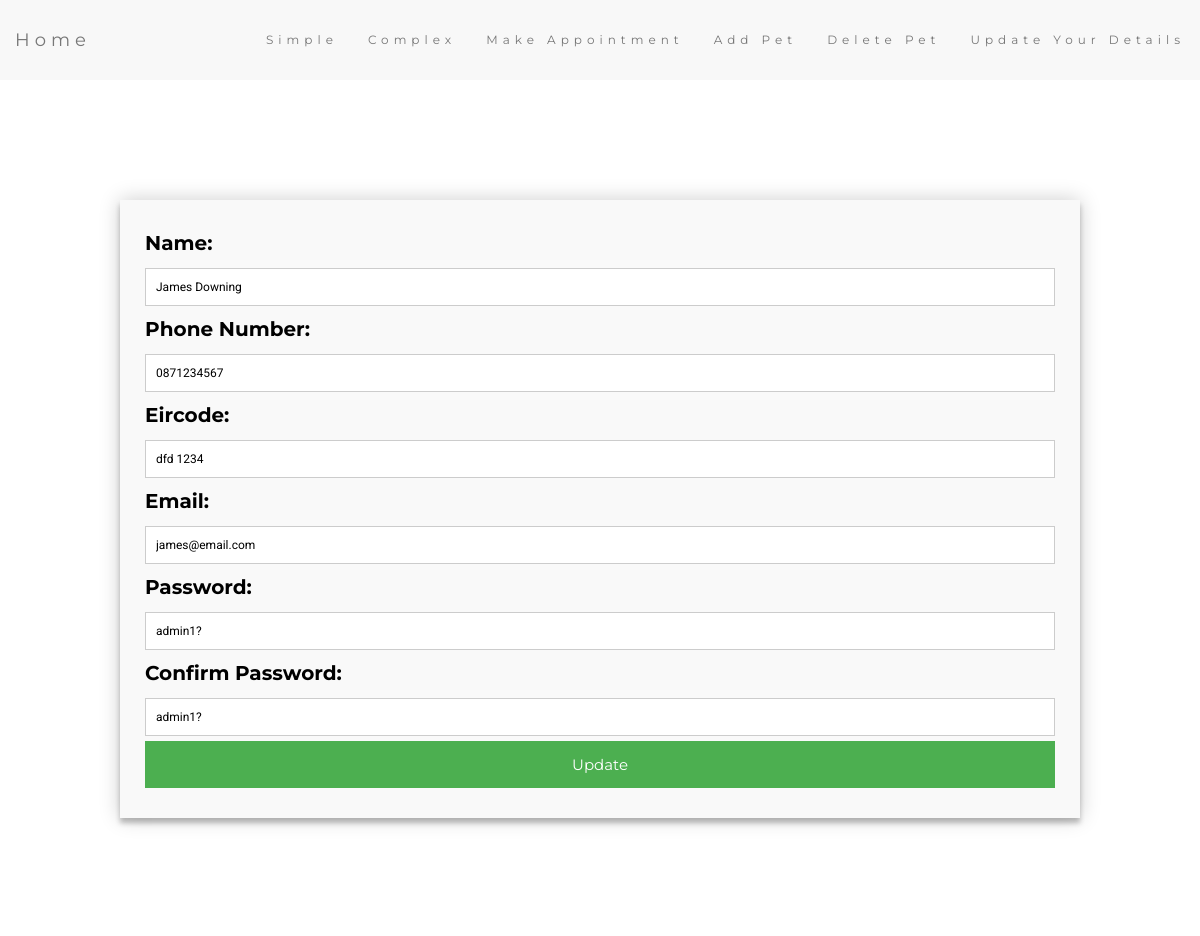
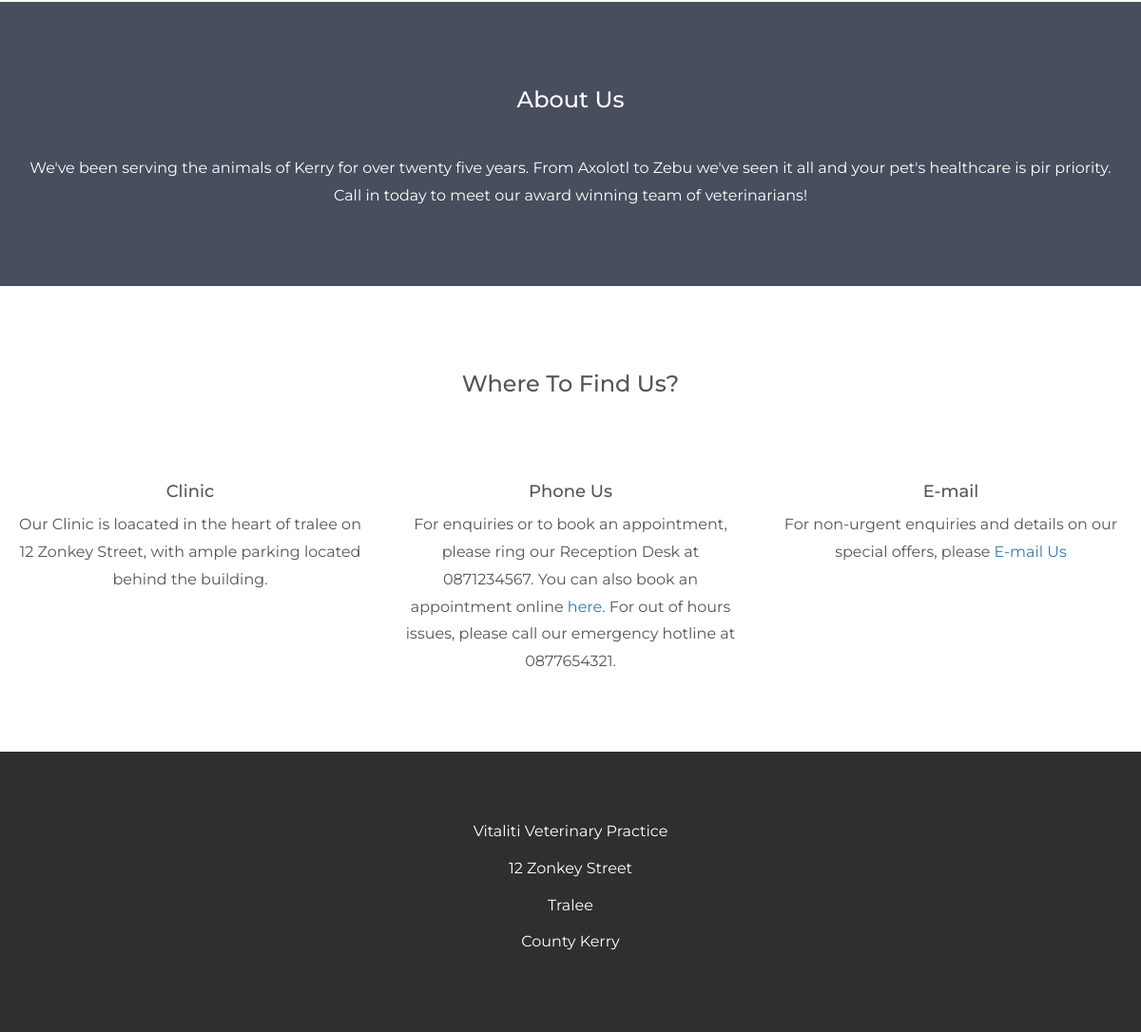
The app's page /PHP/updateform.php (signed in) with its own data (2 pictures, top to bottom).
### tables this page shows
CREATE TABLE `owners` (
  `OwnerID` int(11) NOT NULL AUTO_INCREMENT,
  `Name` char(30) NOT NULL,
  `phone` char(10) NOT NULL,
  `eircode` char(8) NOT NULL,
  `email` char(30) NOT NULL,
  `username` char(15) NOT NULL,
  `password` char(15) NOT NULL,
  PRIMARY KEY (`OwnerID`)
);

### PHP/updateform.php (the view, shortened to what this page needs)
<!DOCTYPE html>
<html lang='en'>
  <head>
      <link rel="stylesheet" type="text/css" href="Homepage.css">
      <?php
      try {
        $pdo = new PDO('mysql:host=localhost;dbname=veterinary; charset=utf8', 'root', '');
        $pdo->setAttribute(PDO::ATTR_ERRMODE, PDO::ERRMODE_EXCEPTION);
        $id = (int)$_SESSION["OwnerID"];
        $sql="SELECT count(*) FROM owners WHERE OwnerID= :id";
        $result = $pdo->prepare($sql);
        $result->bindValue(':id', $id);
        $result->execute();
        if($result->fetchColumn() > 0)
        {
            $sql = "SELECT * FROM owners where OwnerID = :id";
            $result = $pdo->prepare($sql);
            $result->bindValue(':id', $id);
            $result->execute();
            $row = $result->fetch() ;
        	  $name= $row['Name'];
        	  $phone=$row['phone'];
            $eircode=$row['eircode'];
            $email=$row['email'];
            $password=$row['password'];
        }
        else {
              print "No rows matched the query. try again click<a href='selectupdate.php'> here</a> to go back";
            }
      }
      catch (PDOException $e) {
      $output = 'Unable to connect to the database server: ' . $e->getMessage() . ' in ' . $e->getFile() . ':' . $e->getLine();
      }
      ?>
  </head>
  <body>
      <form id="contact" action="updated.php" method="post">
          <label for="ud_name">Name:</label>
          <input required type="text" name="ud_name" value="<?php echo $name; ?>">
          <label for="ud_phone">Phone Number:</label>
          <input required type="text" name="ud_phone" value="<?php echo $phone; ?>">
          <label for="ud_eircode">Eircode:</label>
          <input required type="text" name="ud_eircode" value="<?php echo $eircode; ?>">
          <label for="ud_email">Email:</label>
          <input required type="text" name="ud_email" value="<?php echo $email; ?>">
          <label for="ud_password">Password:</label>
          <input required type="text" name="ud_password" value="<?php echo $password; ?>">
          <label for="ud_confirmPassword">Confirm Password:</label>
          <input required type="text" name="ud_confirmPassword" value="<?php echo $password; ?>">
          <input type="Submit" value="Update">
      </form>
  </body>
  </html>

### PHP/Homepage.css (style rules this page uses)
body { font: 20px Montserrat, sans-serif; line-height: 1.8; color: #f5f6f7; }
p { font-size: 16px; }
.margin { margin-bottom: 45px; }
.bg-2 { background-color: #474e5d; color: #ffffff; }
.bg-3 { background-color: #ffffff; color: #555555; }
.bg-4 { background-color: #2f2f2f; color: #fff; }
.container-fluid { padding-top: 70px; padding-bottom: 70px; }
.navbar { padding-top: 15px; padding-bottom: 15px; border: 0; border-radius: 0; margin-bottom: 0; font-size: 12px; letter-spacing: 5px; }

### PHP/updateform.php (style rules this page uses)
* { margin: 0; padding: 0; box-sizing: border-box; -webkit-box-sizing: border-box; -moz-box-sizing: border-box; -webkit-font-smoothing: antialiased; -moz-font-smoothing: antialiased; -o-font-smoothing: antialiased; text-rendering: optimizeLegibility; }
#contact input[type="text"], #contact input[type="email"], #contact input[type="tel"], #contact input[type="url"], #contact textarea, #contact button[type="submit"] { font: 400 12px/16px "Roboto", Helvetica, Arial, sans-serif; }
#contact { background: #F9F9F9; padding: 25px; margin: 10% auto; box-shadow: 0 0 20px 0 rgba(0, 0, 0, 0.2), 0 5px 5px 0 rgba(0, 0, 0, 0.24); }
#contact input[type="text"] { width: 100%; border: 1px solid #ccc; background: #FFF; margin: 0 0 5px; padding: 10px; }
#contact input[type="submit"] { cursor: pointer; width: 100%; border: none; background: #4CAF50; color: #FFF; margin: 0 0 5px; padding: 10px; font-size: 15px; }
#contact { color:#000000; width:80%; }

### records on screen
owners: ud_name "James Downing", ud_phone "0871234567", ud_eircode "dfd 1234", ud_email "james@email.com", ud_password "admin1?", ud_confirmPassword "admin1?"
